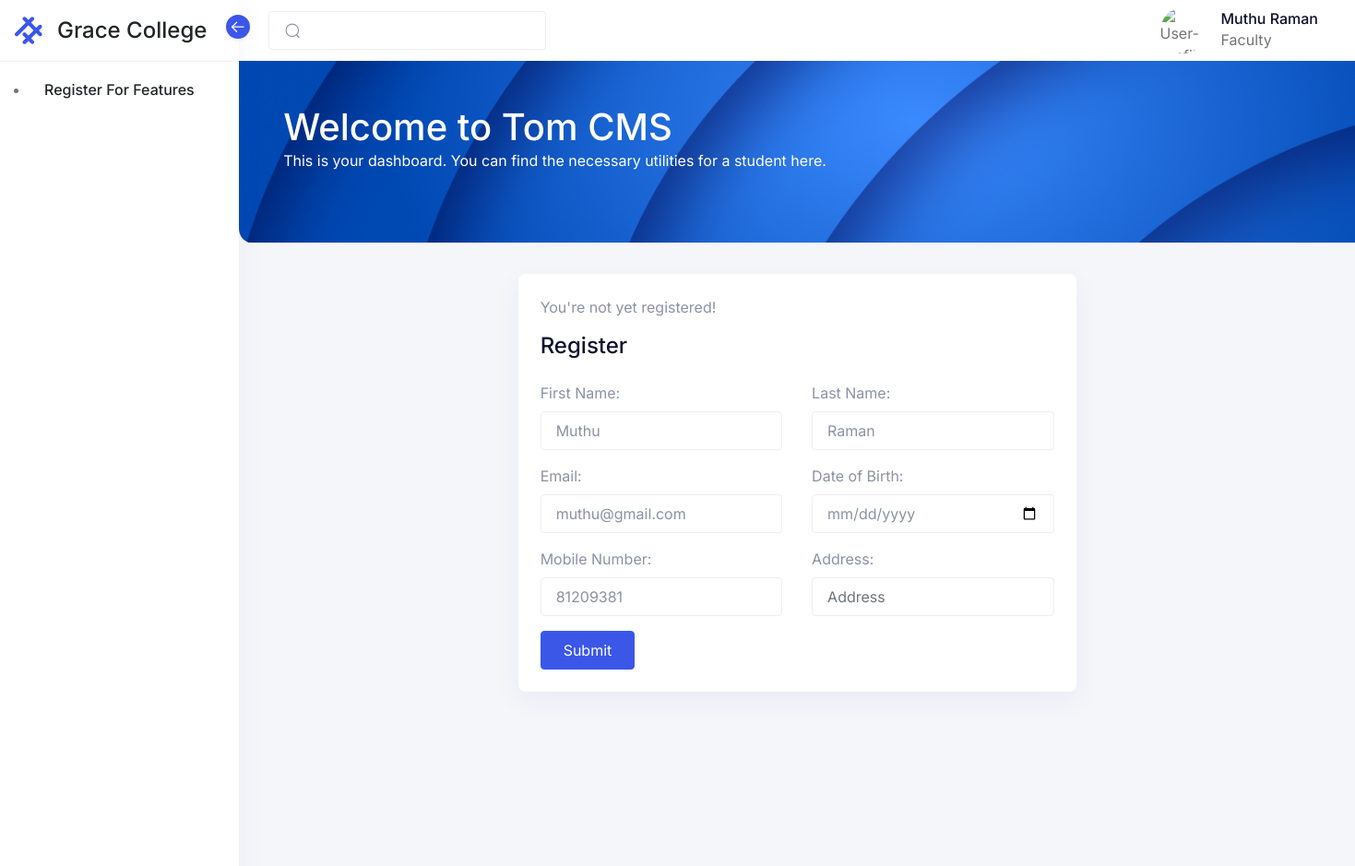
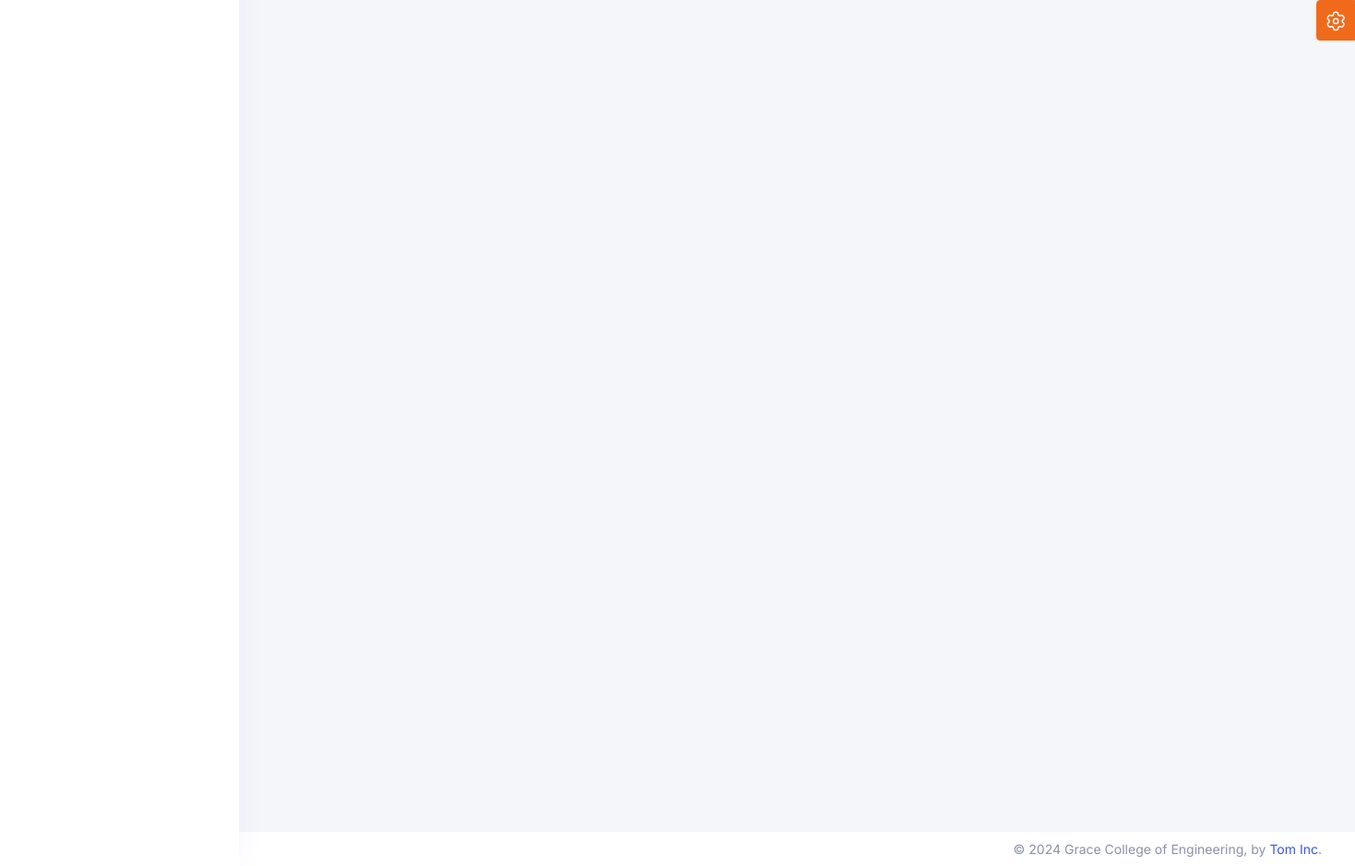
/student/home.php (signed in), run on the app's committed database (2 pictures, top to bottom).
### tables this page shows
CREATE TABLE `erp_login` (
  `user_id` int(20) NOT NULL,
  `userName` varchar(50) NOT NULL,
  `log_pwd` varchar(100) NOT NULL COMMENT 'login password',
  `phone` varchar(50) NOT NULL,
  `role` varchar(50) NOT NULL,
  `course` varchar(200) NOT NULL,
  `department` varchar(200) NOT NULL,
  `classId` int(11) NOT NULL,
  `l_name` varchar(200) NOT NULL,
  `f_name` varchar(200) NOT NULL,
  `yearOfAdmission` varchar(100) NOT NULL,
  `log_session` timestamp NOT NULL DEFAULT current_timestamp() ON UPDATE current_timestamp() COMMENT 'login session(timestamp)',
  `active` int(5) NOT NULL DEFAULT 1 COMMENT 'active status\r\n(active -1,inactive - 0)',
  `paymentStatus` int(11) NOT NULL
);

### student/home.php (the view, shortened to what the rows shown need)
<?php
include('/xampp/htdocs/Intern1/Includes/Header.php');
include('includes/Menu.php');
?>
<div class="iq-navbar-header" style="height: 215px;">
    <div class="container-fluid iq-container">
        <div class="row">
            <div class="col-md-12">
                <div class="flex-wrap d-flex justify-content-between align-items-center">
                    <div>
                        <h1>Welcome to Tom CMS</h1>
                    </div>
                </div>
            </div>
        </div>
    </div>
</div>
<div class="d-flex justify-content-center mb-4">
    <div class="card m-3 w-50 text ">
        <?php if(!$active){ ?>
        <div class="card-header">
            <?php if (mysqli_num_rows($admissionForm) > 0) {
                echo "<p><span style='color:red'>*</span>Please wait whilst your current admission form is being processed.</p>";
            } else {
            ?>
            <p>You're not yet registered!</p>
            <?php } ?>
            <h4>Register</h4>
        </div>
        <div class="card-body">
            <form id="studentRegistrationForm" <?php if ($admissionForm && mysqli_num_rows($admissionForm) > 0) { echo 'inert' ; } ?>>
                <div class="row">
                    <div class="form-group col-md-6">
                        <label class="form-label" for="fname">First Name:</label>
                        <input type="text" value="<?php echo $f_fname ?>" class="form-control" id="fname" placeholder="First Name">
                    </div>
                    <div class="form-group col-md-6">
                        <label class="form-label" for="lname">Last Name:</label>
                        <input type="text" value="<?php echo $f_lname ?>" class="form-control" id="lname" placeholder="Last Name">
                    </div>
                    <div class="form-group col-md-6">
                        <label class="form-label" for="email">Email:</label>
                        <input type="email" value="<?php echo $userName ?>" class="form-control" id="email" placeholder="Email">
                    </div>
                    <div class="form-group col-md-6">
                        <label class="form-label" for="DOB">Date of Birth:</label>
                        <input type="date" value="<?php echo $userName ?>" class="form-control required" id="DOB" placeholder="Date of birth" required>
                    </div>
                    <div class="form-group col-md-6">
                        <label class="form-label" for="mobno">Mobile Number:</label>
                        <input type="text" value="<?php echo $mobileNumber ?>" class="form-control" id="mobno" placeholder="Mobile Number">
                    </div>
                    <div class="form-group col-md-6">
                        <label class="form-label" for="address">Address:</label>
                        <input type="text" class="form-control" id="address" placeholder="Address">
                    </div>
                </div>
                <button type="submit" id="studentRegistrationSubmitBtn" class="btn btn-primary">Submit</button>
            </form>
        </div>
        <?php } else{
        } ?>
    </div>
</div>
<?php
include('/xampp/htdocs/Intern1/Includes/Footer.php');
?>

### student/includes/Menu.php (shortened to what the rows shown need)
<main class="main-content">
  <div class="position-relative iq-banner">
    <nav class="nav navbar navbar-expand-lg navbar-light iq-navbar">
      <div class="container-fluid navbar-inner">
        <div class="collapse navbar-collapse" id="navbarSupportedContent">
          <ul class="mb-2 navbar-nav ms-auto align-items-center navbar-list mb-lg-0">
            <li class="nav-item dropdown">
              <a class="py-0 nav-link d-flex align-items-center" href="#" id="navbarDropdown" role="button" data-bs-toggle="dropdown" aria-expanded="false">
                <div class="caption ms-3 d-none d-md-block ">
                  <h6 class="mb-0 caption-title"><?php echo ucfirst($f_fname . " " . $f_lname) ?></h6>
                  <p class="mb-0 caption-sub-title"><?php echo ucfirst($f_role) ?></p>
                </div>
              </a>
            </li>
          </ul>
        </div>
      </div>
    </nav>
  </div>

### data on the page
erp_login: f_name+l_name "Muthu Raman", role "Faculty", f_name "Muthu", l_name "Raman", userName "muthu@gmail.com", phone "81209381"
